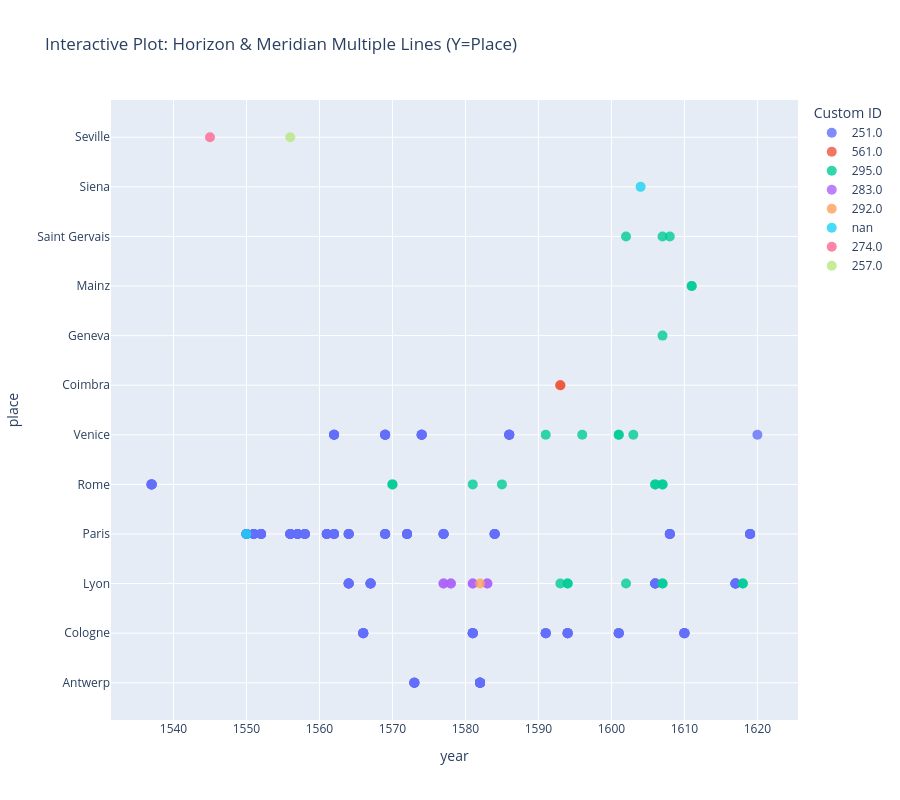

The notebook cell this image was saved under:
### Markdown cell above
### 2. Interactive Scatter Plot (Y = Place, Color = Custom ID)

### Code cell
fig_interactive = px.scatter(
    plot_df,
    x='year',
    y='place',
    color='custom_identifier_str',
    hover_data=['part_or_adaption_label', 'part_or_adaption', 'part_type', 'cks', 'bid'],
    title='Interactive Plot: Horizon & Meridian Multiple Lines (Y=Place)',
    labels={'custom_identifier_str': 'Custom ID'}
)

fig_interactive.update_traces(marker=dict(size=10, opacity=0.8))
fig_interactive.update_layout(height=800, hovermode='closest')
fig_interactive.show()

### Figure 1 — Plotly figure (JSON) as saved in the notebook; plotly's stock layout.template omitted (floating-point values rounded to 4 significant figures; data arrays with more than 128 entries replaced by an {"elided": "..."} marker saying what was removed)
{"data": [{"customdata": {"elided": "162x5 mixed values"}, "hovertemplate": "Custom ID=251.0<br>year=%{x}<br>place=%{y}<br>part_or_adaption_label=%{customdata[0]}<br>part_or_adaption=%{customdata[1]}<br>part_type=%{customdata[2]}<br>cks=%{customdata[3]}<br>bid=%{customdata[4]}<extra></extra>", "legendgroup": "251.0", "marker": {"color": "#636efa", "opacity": 0.8, "size": 10, "symbol": "circle"}, "mode": "markers", "name": "251.0", "orientation": "h", "showlegend": true, "type": "scatter", "x": {"elided": "162 int values"}, "xaxis": "x", "y": {"elided": "162 str values"}, "yaxis": "y"}, {"customdata": [["A. de Avelar's Sphaera", "http://sphaera.mpiwg-berlin.mpg.de/id/part/81a78978-d1da-4340-96ff-46719d52ab98", "influenced_100", "CK_Meridian", 1775], ["A. de Avelar's Sphaera", "http://sphaera.mpiwg-berlin.mpg.de/id/part/81a78978-d1da-4340-96ff-46719d52ab98", "influenced_100", "CK_Meridian", 1775]], "hovertemplate": "Custom ID=561.0<br>year=%{x}<br>place=%{y}<br>part_or_adaption_label=%{customdata[0]}<br>part_or_adaption=%{customdata[1]}<br>part_type=%{customdata[2]}<br>cks=%{customdata[3]}<br>bid=%{customdata[4]}<extra></extra>", "legendgroup": "561.0", "marker": {"color": "#EF553B", "opacity": 0.8, "size": 10, "symbol": "circle"}, "mode": "markers", "name": "561.0", "orientation": "h", "showlegend": true, "type": "scatter", "x": [1593, 1593], "xaxis": "x", "y": ["Coimbra", "Coimbra"], "yaxis": "y"}, {"customdata": {"elided": "27x5 mixed values"}, "hovertemplate": "Custom ID=295.0<br>year=%{x}<br>place=%{y}<br>part_or_adaption_label=%{customdata[0]}<br>part_or_adaption=%{customdata[1]}<br>part_type=%{customdata[2]}<br>cks=%{customdata[3]}<br>bid=%{customdata[4]}<extra></extra>", "legendgroup": "295.0", "marker": {"color": "#00cc96", "opacity": 0.8, "size": 10, "symbol": "circle"}, "mode": "markers", "name": "295.0", "orientation": "h", "showlegend": true, "type": "scatter", "x": [1607, 1593, 1594, 1594, 1602, 1607, 1607, 1618, 1618, 1611, 1611, 1570, 1570, 1581, 1585, 1606, 1606, 1607, 1607, 1602, 1607, 1608, 1591, 1596, 1601, 1601, 1603], "xaxis": "x", "y": ["Geneva", "Lyon", "Lyon", "Lyon", "Lyon", "Lyon", "Lyon", "Lyon", "Lyon", "Mainz", "Mainz", "Rome", "Rome", "Rome", "Rome", "Rome", "Rome", "Rome", "Rome", "Saint Gervais", "Saint Gervais", "Saint Gervais", "Venice", "Venice", "Venice", "Venice", "Venice"], "yaxis": "y"}, {"customdata": [["Giuntini's commentary on books 1 and 2 of the Sphere", "http://sphaera.mpiwg-berlin.mpg.de/id/adaption/4e020cb6-87c5-4068-b7de-f25bfc441d37", "adaption_100", "CK_Horizon", 2203], ["Giuntini's commentary on books 1 and 2 of the Sphere", "http://sphaera.mpiwg-berlin.mpg.de/id/adaption/4e020cb6-87c5-4068-b7de-f25bfc441d37", "adaption_100", "CK_Horizon", 2203], ["Giuntini's commentary on books 1 and 2 of the Sphere", "http://sphaera.mpiwg-berlin.mpg.de/id/adaption/4e020cb6-87c5-4068-b7de-f25bfc441d37", "adaption_100", "CK_Horizon", 1852], ["Giuntini's commentary on books 1 and 2 of the Sphere", "http://sphaera.mpiwg-berlin.mpg.de/id/adaption/4e020cb6-87c5-4068-b7de-f25bfc441d37", "adaption_100", "CK_Horizon", 1852], ["Giuntini's commentary on books 1 and 2 of the Sphere", "http://sphaera.mpiwg-berlin.mpg.de/id/adaption/4e020cb6-87c5-4068-b7de-f25bfc441d37", "adaption_100", "CK_Horizon", 2258], ["Giuntini's commentary on books 1 and 2 of the Sphere", "http://sphaera.mpiwg-berlin.mpg.de/id/adaption/4e020cb6-87c5-4068-b7de-f25bfc441d37", "adaption_100", "CK_Horizon", 2258], ["Giuntini's commentary on books 1 and 2 of the Sphere", "http://sphaera.mpiwg-berlin.mpg.de/id/adaption/4e020cb6-87c5-4068-b7de-f25bfc441d37", "adaption_100", "CK_Horizon", 2190], ["Giuntini's commentary on books 1 and 2 of the Sphere", "http://sphaera.mpiwg-berlin.mpg.de/id/adaption/4e020cb6-87c5-4068-b7de-f25bfc441d37", "adaption_100", "CK_Horizon", 2190]], "hovertemplate": "Custom ID=283.0<br>year=%{x}<br>place=%{y}<br>part_or_adaption_label=%{customdata[0]}<br>part_or_adaption=%{customdata[1]}<br>part_type=%{customdata[2]}<br>cks=%{customdata[3]}<br>bid=%{customdata[4]}<extra></extra>", "legendgroup": "283.0", "marker": {"color": "#ab63fa", "opacity": 0.8, "size": 10, "symbol": "circle"}, "mode": "markers", "name": "283.0", "orientation": "h", "showlegend": true, "type": "scatter", "x": [1577, 1577, 1578, 1578, 1581, 1581, 1583, 1583], "xaxis": "x", "y": ["Lyon", "Lyon", "Lyon", "Lyon", "Lyon", "Lyon", "Lyon", "Lyon"], "yaxis": "y"}, {"customdata": [["Giuntini's Italian annotations on the Sphere", "http://sphaera.mpiwg-berlin.mpg.de/id/adaption/630133d3-5a4b-4716-91f7-964b78b2321b", "adaption_100", "CK_Meridian", 1854]], "hovertemplate": "Custom ID=292.0<br>year=%{x}<br>place=%{y}<br>part_or_adaption_label=%{customdata[0]}<br>part_or_adaption=%{customdata[1]}<br>part_type=%{customdata[2]}<br>cks=%{customdata[3]}<br>bid=%{customdata[4]}<extra></extra>", "legendgroup": "292.0", "marker": {"color": "#FFA15A", "opacity": 0.8, "size": 10, "symbol": "circle"}, "mode": "markers", "name": "292.0", "orientation": "h", "showlegend": true, "type": "scatter", "x": [1582], "xaxis": "x", "y": ["Lyon"], "yaxis": "y"}, {"customdata": [[null, null, null, "CK_Meridian", 1951], [null, null, null, "CK_Meridian", 1921]], "hovertemplate": "Custom ID=nan<br>year=%{x}<br>place=%{y}<br>part_or_adaption_label=%{customdata[0]}<br>part_or_adaption=%{customdata[1]}<br>part_type=%{customdata[2]}<br>cks=%{customdata[3]}<br>bid=%{customdata[4]}<extra></extra>", "legendgroup": "nan", "marker": {"color": "#19d3f3", "opacity": 0.8, "size": 10, "symbol": "circle"}, "mode": "markers", "name": "nan", "orientation": "h", "showlegend": true, "type": "scatter", "x": [1550, 1604], "xaxis": "x", "y": ["Paris", "Siena"], "yaxis": "y"}, {"customdata": [["Tractatus de sphaera", "http://sphaera.mpiwg-berlin.mpg.de/id/adaption/31881952-2ec2-4139-badd-9d327912efd6", "adaption_100", "CK_Meridian", 1802]], "hovertemplate": "Custom ID=274.0<br>year=%{x}<br>place=%{y}<br>part_or_adaption_label=%{customdata[0]}<br>part_or_adaption=%{customdata[1]}<br>part_type=%{customdata[2]}<br>cks=%{customdata[3]}<br>bid=%{customdata[4]}<extra></extra>", "legendgroup": "274.0", "marker": {"color": "#FF6692", "opacity": 0.8, "size": 10, "symbol": "circle"}, "mode": "markers", "name": "274.0", "orientation": "h", "showlegend": true, "type": "scatter", "x": [1545], "xaxis": "x", "y": ["Seville"], "yaxis": "y"}, {"customdata": [["Compendium on the Sphere by Cortes", "http://sphaera.mpiwg-berlin.mpg.de/id/part/56b05912-4de6-4e30-8a90-7945fdaf6f18", "influenced_100", "CK_Horizon", 2280]], "hovertemplate": "Custom ID=257.0<br>year=%{x}<br>place=%{y}<br>part_or_adaption_label=%{customdata[0]}<br>part_or_adaption=%{customdata[1]}<br>part_type=%{customdata[2]}<br>cks=%{customdata[3]}<br>bid=%{customdata[4]}<extra></extra>", "legendgroup": "257.0", "marker": {"color": "#B6E880", "opacity": 0.8, "size": 10, "symbol": "circle"}, "mode": "markers", "name": "257.0", "orientation": "h", "showlegend": true, "type": "scatter", "x": [1556], "xaxis": "x", "y": ["Seville"], "yaxis": "y"}], "layout": {"height": 800, "hovermode": "closest", "legend": {"title": {"text": "Custom ID"}, "tracegroupgap": 0}, "title": {"text": "Interactive Plot: Horizon & Meridian Multiple Lines (Y=Place)"}, "xaxis": {"anchor": "y", "domain": [0, 1], "title": {"text": "year"}}, "yaxis": {"anchor": "x", "domain": [0, 1], "title": {"text": "place"}}}}
